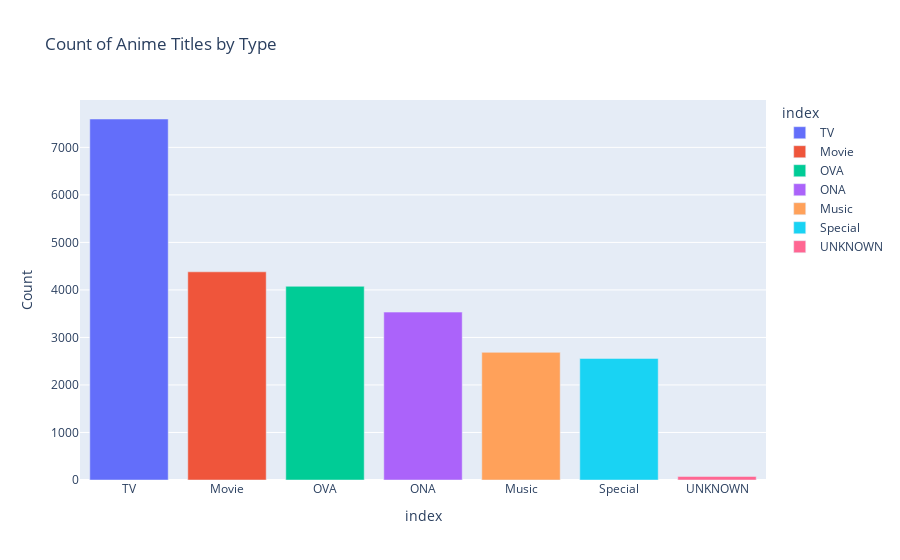

Here is the notebook cell this chart was saved with:
### Markdown cell above
### Exploring Anime Dataset

### Code cell
# Count the occurrences of each anime type and store the result in 'type_counts'
type_counts = df_anime['Type'].value_counts()

# Create a bar chart using Plotly Express (px)
# Set the x-axis as the different anime types, y-axis as their respective counts
# Color the bars based on the anime types
# Set labels for x and y axes, and provide a title for the chart
fig = px.bar(type_counts, x=type_counts.index, y=type_counts.values, color=type_counts.index,
             labels={'x':'Anime Type', 'y':'Count'}, title='Count of Anime Titles by Type')

# Display the bar chart
fig.show()

### Figure 1 — Plotly figure (JSON) as saved in the notebook; plotly's stock layout.template omitted (floating-point values rounded to 4 significant figures)
{"data": [{"alignmentgroup": "True", "hovertemplate": "index=%{x}<br>Count=%{y}<extra></extra>", "legendgroup": "TV", "marker": {"color": "#636efa", "pattern": {"shape": ""}}, "name": "TV", "offsetgroup": "TV", "orientation": "v", "showlegend": true, "textposition": "auto", "type": "bar", "x": ["TV"], "xaxis": "x", "y": [7597], "yaxis": "y"}, {"alignmentgroup": "True", "hovertemplate": "index=%{x}<br>Count=%{y}<extra></extra>", "legendgroup": "Movie", "marker": {"color": "#EF553B", "pattern": {"shape": ""}}, "name": "Movie", "offsetgroup": "Movie", "orientation": "v", "showlegend": true, "textposition": "auto", "type": "bar", "x": ["Movie"], "xaxis": "x", "y": [4381], "yaxis": "y"}, {"alignmentgroup": "True", "hovertemplate": "index=%{x}<br>Count=%{y}<extra></extra>", "legendgroup": "OVA", "marker": {"color": "#00cc96", "pattern": {"shape": ""}}, "name": "OVA", "offsetgroup": "OVA", "orientation": "v", "showlegend": true, "textposition": "auto", "type": "bar", "x": ["OVA"], "xaxis": "x", "y": [4076], "yaxis": "y"}, {"alignmentgroup": "True", "hovertemplate": "index=%{x}<br>Count=%{y}<extra></extra>", "legendgroup": "ONA", "marker": {"color": "#ab63fa", "pattern": {"shape": ""}}, "name": "ONA", "offsetgroup": "ONA", "orientation": "v", "showlegend": true, "textposition": "auto", "type": "bar", "x": ["ONA"], "xaxis": "x", "y": [3533], "yaxis": "y"}, {"alignmentgroup": "True", "hovertemplate": "index=%{x}<br>Count=%{y}<extra></extra>", "legendgroup": "Music", "marker": {"color": "#FFA15A", "pattern": {"shape": ""}}, "name": "Music", "offsetgroup": "Music", "orientation": "v", "showlegend": true, "textposition": "auto", "type": "bar", "x": ["Music"], "xaxis": "x", "y": [2686], "yaxis": "y"}, {"alignmentgroup": "True", "hovertemplate": "index=%{x}<br>Count=%{y}<extra></extra>", "legendgroup": "Special", "marker": {"color": "#19d3f3", "pattern": {"shape": ""}}, "name": "Special", "offsetgroup": "Special", "orientation": "v", "showlegend": true, "textposition": "auto", "type": "bar", "x": ["Special"], "xaxis": "x", "y": [2558], "yaxis": "y"}, {"alignmentgroup": "True", "hovertemplate": "index=%{x}<br>Count=%{y}<extra></extra>", "legendgroup": "UNKNOWN", "marker": {"color": "#FF6692", "pattern": {"shape": ""}}, "name": "UNKNOWN", "offsetgroup": "UNKNOWN", "orientation": "v", "showlegend": true, "textposition": "auto", "type": "bar", "x": ["UNKNOWN"], "xaxis": "x", "y": [74], "yaxis": "y"}], "layout": {"autosize": true, "barmode": "relative", "legend": {"title": {"text": "index"}, "tracegroupgap": 0}, "title": {"text": "Count of Anime Titles by Type"}, "xaxis": {"anchor": "y", "autorange": true, "categoryarray": ["TV", "Movie", "OVA", "ONA", "Music", "Special", "UNKNOWN"], "categoryorder": "array", "domain": [0, 1], "range": [-0.5, 6.5], "title": {"text": "index"}, "type": "category"}, "yaxis": {"anchor": "x", "autorange": true, "domain": [0, 1], "range": [0, 7997.0], "title": {"text": "Count"}, "type": "linear"}}}
